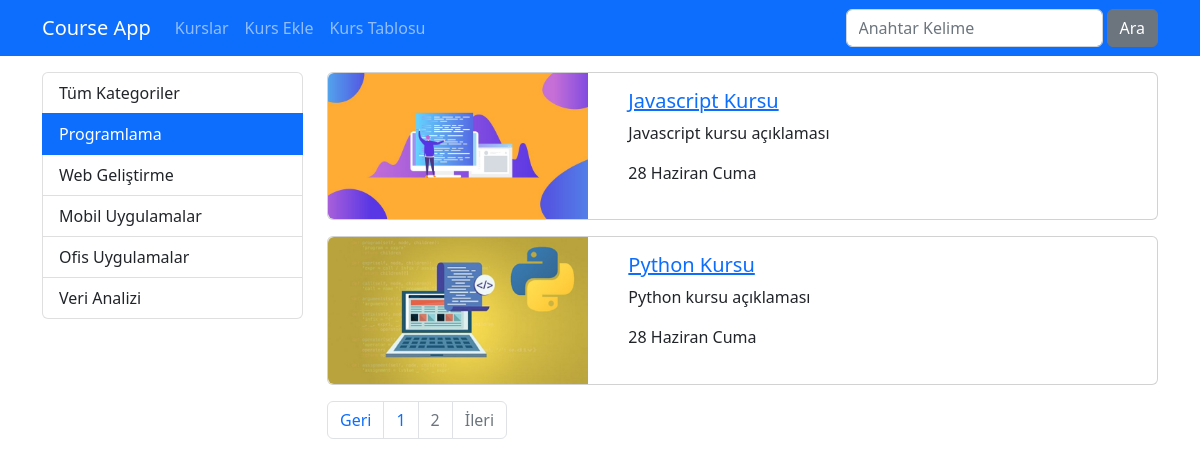
The app's page /kurslar/kategori/programlama?page=2, older data.
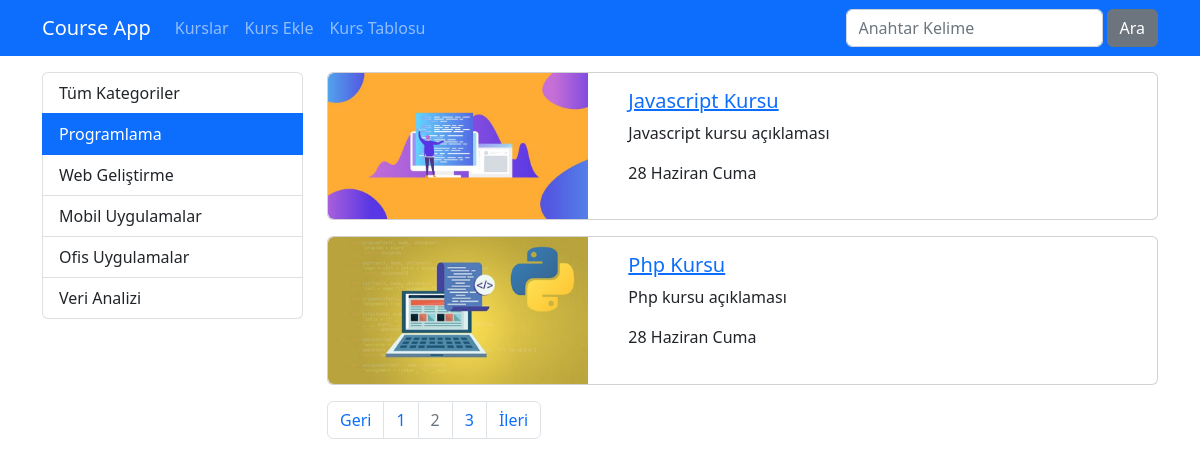
The same page, newer data.
### djangoapp/models.py (models this page shows, shortened)
class Category(models.Model):
    name = models.CharField(max_length=40)
    slug = models.SlugField(default="",null=False,unique=True,db_index=True, max_length=50)

class Course(models.Model):
    title = models.CharField(max_length=50)
    description = models.TextField()
    imageUrl = models.CharField(max_length=50, blank=False)
    date = models.DateField(auto_now=True)
    isActive = models.BooleanField(default=False)
    isHome = models.BooleanField(default=False)
    slug = models.SlugField(default="",blank=True, null=False, unique=True, db_index=True)
    categories = models.ManyToManyField(Category)

### djangoapp/views.py (the view)
# urls.py: path('kategori/<slug:slug>', views.getCoursesByCategory, name='courses_by_category'),
def getCoursesByCategory(request, slug):
    kurslar = Course.objects.filter(categories__slug=slug, isActive=True).order_by("title")
    kategoriler = Category.objects.all()
    paginator = Paginator(kurslar, 2)
    page = request.GET.get('page', 1)
    page_obj = paginator.page(page)
    return render(request, 'courses/list.html', {
        'categories' : kategoriler,
        'page_obj' : page_obj,
        'seciliKategori' : slug
    })

### djangoapp/templates/courses/list.html (shortened to what this page needs)
{% extends "layout.html" %}
{% load static %}
{% block css_files %}
    <link rel="stylesheet" href="{% static 'courses/css/style.css' %}">
    <link rel="stylesheet" href="https://cdnjs.cloudflare.com/ajax/libs/font-awesome/6.5.2/css/all.min.css"/>
{% endblock css_files %}
{% block content %}
<div class="container mt-3">
    <div class="row">
        <div class="col-3">
            {% include 'courses/partials/_categories.html' %}
        </div>
        <div class="col-9">
            {% for course in page_obj.object_list %}
                {% include 'courses/partials/_course.html' %}
            {% endfor %}
            {% include 'courses/partials/_pagination.html' %}
        </div>
    </div>
</div>
{% endblock content %}

### djangoapp/templates/courses/partials/_categories.html
<div class="list-group">
    <a href="/kurslar" class="list-group-item list-group-item-action">Tüm Kategoriler</a>
    {% for category in categories %}
        <a href="{% url 'courses_by_category' category.slug %}"
        class="list-group-item list-group-item-action {% if seciliKategori == category.slug %}active{% endif %}">
        {{ category.name|title }}
    </a>
    {% endfor %}
</div>

### djangoapp/templates/courses/partials/_course.html
{% load static %}
<div class="card mb-3">
    <div class="row">
        <div class="col-4">
            <img class="img-fluid rounded-start" src="{% static "courses/img/"|add:course.imageUrl %}" alt="{{ course.title }}">
        </div>
        <div class="col-8">
            <div class="card-body">
                <h5 class="card-title">
                    <a href="{% url 'course_details' course.slug %}">
                    {{ course.title|title }}
                    </a>
                </h5>
                <p class="card-text">{{ course.description|capfirst|truncatechars:40 }}</p>
                <p>{{ course.date|date:"d F l"}}</p>
            </div>
        </div>
    </div>
</div>

Row changes from the older to the newer data that the page shows:
no longer on this page (row unchanged): Course: imageUrl (picture), title "Python Kursu", description "Python kursu açıklaması", date "28 Haziran Cuma"
now on this page (row edited): Course: imageUrl (picture), title "Php Kursu", description "Php kursu açıklaması", date "28 Haziran Cuma"
Text that changed along with them:
new list line: "3"
